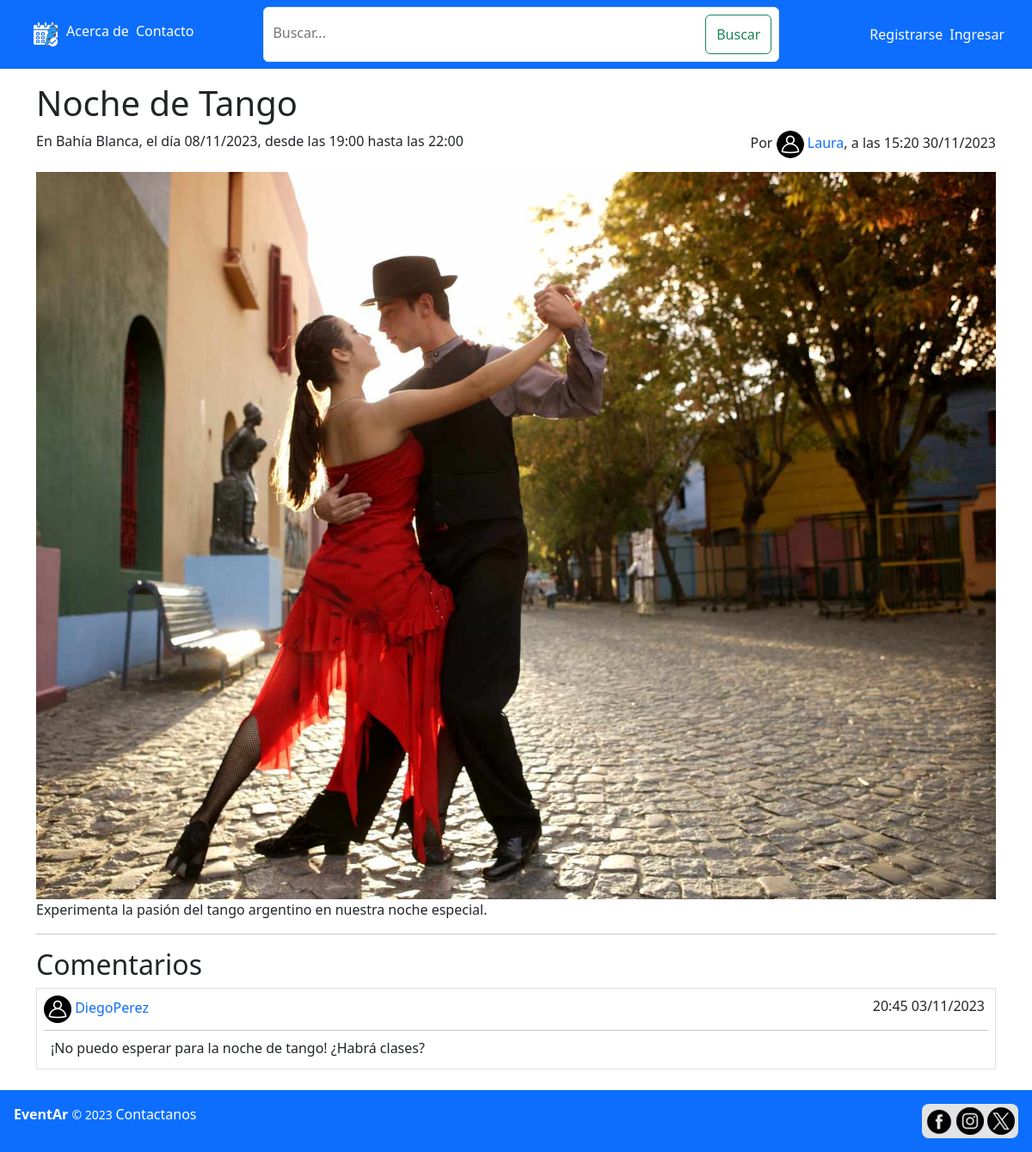
Page /public/publicacion.php?id=4 on the committed database.
### tables this page shows
CREATE TABLE IF NOT EXISTS `publicacion` (
  `id_publicacion` INT NOT NULL AUTO_INCREMENT,
  `title` VARCHAR(45) NOT NULL,
  `desc` TEXT NOT NULL,
  `img_path` VARCHAR(100) NULL,
  `fecha_post` DATETIME NOT NULL,
  `fecha_evento` DATE NOT NULL,
  `inicio` TIME NOT NULL,
  `fin` TIME NOT NULL,
  `id_user` INT NOT NULL,
  `id_localidad` INT NOT NULL,
  PRIMARY KEY (`id_publicacion`),
  CONSTRAINT `fk_publicacion_user1`
    FOREIGN KEY (`id_user`)
    REFERENCES `user` (`id_user`)
    ON DELETE NO ACTION
    ON UPDATE NO ACTION,
  CONSTRAINT `fk_publicacion_localidad1`
    FOREIGN KEY (`id_localidad`)
    REFERENCES `localidad` (`id_localidad`)
    ON DELETE NO ACTION
    ON UPDATE NO ACTION);

CREATE TABLE IF NOT EXISTS `localidad` (
  `id_localidad` INT NOT NULL AUTO_INCREMENT,
  `nombre` VARCHAR(45) NOT NULL,
  PRIMARY KEY (`id_localidad`));

CREATE TABLE IF NOT EXISTS `user` (
  `id_user` INT NOT NULL AUTO_INCREMENT,
  `email` VARCHAR(45) NOT NULL,
  `username` VARCHAR(45) NOT NULL,
  `pass` VARCHAR(45) NOT NULL,
  `moderador` TINYINT NOT NULL,
  `img_path` VARCHAR(100) NULL,
  `id_localidad` INT NOT NULL,
  PRIMARY KEY (`id_user`),
  CONSTRAINT `fk_user_localidad`
    FOREIGN KEY (`id_localidad`)
    REFERENCES `localidad` (`id_localidad`)
    ON DELETE NO ACTION
    ON UPDATE NO ACTION);

CREATE TABLE IF NOT EXISTS `comentario` (
  `id_comentario` INT NOT NULL AUTO_INCREMENT,
  `mensaje` TEXT NOT NULL,
  `fecha_post` DATETIME NOT NULL,
  `id_user` INT NOT NULL,
  `id_publicacion` INT NOT NULL,
  PRIMARY KEY (`id_comentario`),
  CONSTRAINT `fk_comentario_user1`
    FOREIGN KEY (`id_user`)
    REFERENCES `user` (`id_user`)
    ON DELETE NO ACTION
    ON UPDATE NO ACTION,
  CONSTRAINT `fk_comentario_publicacion1`
    FOREIGN KEY (`id_publicacion`)
    REFERENCES `publicacion` (`id_publicacion`)
    ON DELETE NO ACTION
    ON UPDATE NO ACTION);

### scripts/clases/publicacion.php (called while the page is built, shortened)
<?php
    require_once 'user.php';
    require_once 'localidad.php';
    class publicacion{
        private $id;
        private $img_path;
        private $user;
        function __construct($arr){
            $this->id = $arr['id_publicacion'];
            $this->title = $arr['title'];
            $this->desc = $arr['desc'];
            $this->id_localidad = $arr['id_localidad'];
            $this->fecha_evento = $arr['fecha_evento'];
            $this->inicio = $arr['inicio'];
            $this->fin = $arr['fin'];
            $this->fecha_post = $arr['fecha_post'];
            $this->img_path = $arr['img_path'];
            global $bd;
            $user_res = $bd-> query("SELECT * FROM user WHERE id_user = ".$arr['id_user']);
            $user_arr = $user_res -> fetch_assoc();
            $user = new user($user_arr);
            $this-> localidad = localidad::get_nombre($this->id_localidad);
            $this->user = $user;
        }
        public function get_user(){
            return $this->user;
        }
        public function get_img_path(){
            return $this->img_path;
        }
        public function get_coments_from_DB(){
            global $bd;
            $res = $bd->query("SELECT * FROM comentario WHERE id_publicacion = ".$this->id ." ORDER BY fecha_post DESC");
            $coms = $res->fetch_all(MYSQLI_ASSOC);
            return $coms;
        }
    }
?>

### scripts/clases/user.php (called while the page is built, shortened)
<?php
    require_once 'localidad.php';
    class user{
        private $id;
        private $img_path = null;
        function __construct($arr){
            $this->id = $arr['id_user'];
            $this->username = $arr['username'];
            $this->id_localidad = $arr['id_localidad'];
            $this-> localidad = localidad::get_nombre($this->id_localidad);
        }
        public function get_img_path(){
            return $this-> img_path;
        }
        public function get_id(){
            return $this -> id;
        }
    }
?>

### scripts/clases/localidad.php (called while the page is built, shortened)
<?php
    require_once '../scripts/bd_con.php';
    class localidad{
        public static function get_nombre($id){
            global $bd;
            $res = $bd->query("SELECT nombre from localidad WHERE id_localidad = $id");
            $res = $res->fetch_assoc();
            return $res["nombre"];
        }
    }
?>

### scripts/clases/comentario.php (called while the page is built, shortened)
<?php
    require_once '../scripts/bd_con.php';
    class comentario{
        private $id_user;
        function __construct($arr){
            $this->id_user = $arr['id_user'];
            $this->msg = $arr['mensaje'];
            $this->fecha = $arr['fecha_post'];
            global $bd;
            $res = $bd-> query("SELECT username, img_path FROM user WHERE id_user = ".$this->id_user);
            $res = $res->fetch_assoc();
            $this->author_name = $res["username"];
            $this->author_img = $res["img_path"];
        }
        public function get_id_user(){
            return $this->id_user;
        }
    }
?>

### public/publicacion.php (the view, shortened to what this page needs)
<?php
    require_once '../scripts/clases/user.php';
    require_once '../scripts/clases/publicacion.php';
    require_once '../scripts/clases/comentario.php';
    $id = $_GET['id'];
    $res = $bd -> query("SELECT * FROM publicacion WHERE id_publicacion = $id");
    $pub = $res -> fetch_assoc();
    $pub = new publicacion($pub);
?>
<!DOCTYPE html>
<html lang="es">
<head>
    <link href="https://cdn.jsdelivr.net/npm/bootstrap@5.3.0/dist/css/bootstrap.min.css" rel="stylesheet">
    <link rel="stylesheet" href="../css/styles.css">
</head>
<body>
<nav class="navbar navbar-expand-lg navbar-dark bg-primary justify-content-between" id='navbar'>
        <ul class='nav-desk'>
            <li><a href="home.php"><img src="./img/icon/icon-sm.png" alt="Ir al inicio"></a></li>
            <li><a href="acerca.php">Acerca de</a></li>
            <li><a href="contacto.php">Contacto</a></li>
        </ul>
        <form class="d-flex justify-content-between border rounded p-2 bg-white nav-desk" method='GET' action='home.php'>
            <input class="d-inline" type="search" name='search' placeholder="Buscar..." aria-label="Buscar" id='search-bar'>
            <button class="btn btn-outline-success my-sm-0 d-inline" type="submit">Buscar</button>
        </form>
        <?php
        if ($_SESSION["logged"]) {
            $id_user = $_SESSION["user"]->get_id();
            $username = $_SESSION["user"]->username;
            if ($_SESSION["user"]->get_img_path()) {
                $img_path = $_SESSION["user"]->get_img_path();
            } else {
                $img_path = '../public/img/icon/user.png';
            }
            echo "<div class='user-menu me-4 nav-desk'>
                    <div class='user-info' onclick='toggleMenu(event)' id='menu-div'>
                        <img src='$img_path' alt='User Avatar' id='user-avatar' class='avatar d-inline-block' >
                        <p id='my-account-text' class='my-account-text d-inline-block text-white fw-semibold ms-2'>$username</p>
                    </div>
                    <ul id='menu-list' class='me-4'>
                        <li><a class='btn btn-secondary w-100' href='cuenta.php?id_user=$id_user' role='button'>Perfil</a></li>
                        <li><a class='btn btn-secondary w-100' href='home.php?filter=mis_pubs#all_events' role='button'>Mis publicaciones</a></li>
                        <li><a class='btn btn-secondary w-100' href='modificar_cuenta.php' role='button'>Configuración</a></li>";
                        if($_SESSION['user']->get_mod()){
                            echo"
                                <li><a class='btn btn-warning w-100' href='user_list.php' role='button'>Listado de usuarios</a></li>";
                        }
                        echo"
                        <li><a class='btn btn-danger w-100' href='../scripts/validate.php?origin=logout' role='button'>Salir</a></li>
                    </ul>
                </div>";
        } else
        {
            echo "<ul class='nav-desk me-4'>";
            echo    "<li><a href='registro.php'>Registrarse</a></li>";
            echo    "<li><a href='login.php'>Ingresar</a></li>";
            echo "</ul>";
        }
        ?>
    </nav>
    <section class='container-md me-auto ms-auto'>
        <?php
        $pub_username = $pub->get_user()->username;
        $pub_userimg = $pub->get_user()->get_img_path();
        if(!$pub_userimg){
            $pub_userimg = '../public/img/icon/user.png';
        }
        echo "<h1> $pub->title </h1>";
        echo "<div class='d-flex justify-content-between'>";
        echo "<p>En ". $pub->localidad .", el día ".date_format(date_create($pub -> fecha_evento),"d/m/Y").", desde las ".date_format(date_create($pub->inicio),"H:i")." hasta las ".date_format(date_create($pub->fin),"H:i")." </p>";
        echo "<p>Por <a href='cuenta.php?id_user=".$pub->get_user()->get_id() ."'> <img src='$pub_userimg' alt='$pub_username' width='32' height='32' class='rounded-5'> ".$pub_username."</a>, a las ".date_format(date_create($pub->fecha_post), "H:i d/m/Y") ."</p>";
        echo "</div>";
        if($pub->get_img_path() != null){
            echo "<img style='max-width: 100%;' src='". $pub->get_img_path() ."'>";
        }
        echo "<p> ".$pub -> desc." </p>";
        ?>
        <hr>
        <h2>Comentarios</h2>
        <?php
            $coms = $pub->get_coments_from_DB();
            if(empty($coms)){
                if($_SESSION["logged"]){
                    echo 'No hay comentarios ¡Se el primero!';
                }
                else{
                    echo 'Aún no hay comentarios para mostrar.';
                }
            }
            else{
                foreach($coms as $com){
                    $coment = new comentario($com);
                    if($coment->author_img){
                        $img_src = $coment->author_img;
                    }
                    else{
                        $img_src ='../public/img/icon/user.png';
                    }
                    echo "
                    <div class='border w-100 p-2 mt-1 mb-2'>
                        <div class='d-flex justify-content-between'>
                            <div>
                                <img src='$img_src' class='d-inline' width='32' height='32'>
                                <a href='cuenta.php?id_user=".$coment->get_id_user()."' class ='d-inline'>". $coment->author_name."</a>
                            </div>
                            <div class='d-flex'>
                                <p class='me-1'>".
                                date_format(date_create($coment->fecha), "H:i d/m/Y")
                                ."</p>";
                    echo"
                            </div>
                        </div>
                        <hr class='mt-0 mb-0 p-0'>
                    <p class='mt-2 ms-2 mt-1 mb-1 fs-6 fw-light '>". $coment->msg."</p>
                    </div>
                    ";
                }
            }
        ?>
    </section>
    <footer id='web-footer'>
        <p>
            <strong>
                EventAr
            </strong>
            <small>
            &#169 2023
            </small>
            <a href="contacto.php" class='text-white'>Contactanos</a>
        </p>
        <div class='bg-secondary-subtle rounded-3 p-1'>
            <a href="https:\\www.facebook.com\eventar" target="_blank"><img src="./img/icon/fb.png" alt="Visita nuestra página en Facebook" width="32" height="32"></a>
            <a href="https:\\www.instagram.com\eventar" target="_blank"><img src="./img/icon/ins.png" alt="Visita nuestra página en Instagram" width="32" height="32"></a>
            <a href="https:\\www.twitter.com\eventar" target="_blank"><img class='mega-rounded' src="./img/icon/x.png" alt="Visita nuestra página en X" width="32" height="32"></a>
        </div>
    </footer>
</body>
</html>

### css/styles.css (style rules this page uses)
html, body { min-height: 80vh; position:relative; }
#navbar + section { margin-top: 6rem; }
#navbar { margin-bottom: 1rem; position: fixed; width: 100vw; z-index: 999; top:0; }
#navbar a { color:white; text-decoration: none; }
nav ul { list-style: none; display: flex; margin: 5px; }
#navbar li { margin-right: 8px; }
form label, form input { display: block; margin-bottom: 4px; width: 100%; }
#search-bar { border: none; outline: none; }
a { text-decoration: none; font-weight: 525; }
#navbar form { width: 20rem; height: 4rem; }
#web-footer { background-color: #0d6efd; display: flex; justify-content: space-between; padding: 1rem; color: white; position: absolute; bottom:-6rem; width: 100%; }
.mega-rounded { border-radius: 999px; }
@media (min-width: 1200px) { #navbar form { width: 50%; } }

### rows in the picture
publicacion: title "Noche de Tango", id_localidad.nombre "Bahía Blanca", fecha_evento "08/11/2023", inicio "19:00", fin "22:00", fecha_post "15:20 30/11/2023", img_path (picture), desc "Experimenta la pasión del tango argentino en nuestra noche especial."
user: username "Laura"
comentario: id_user.username "DiegoPerez", fecha_post "20:45 03/11/2023", mensaje "¡No puedo esperar para la noche de tango! ¿Habrá clases?"
